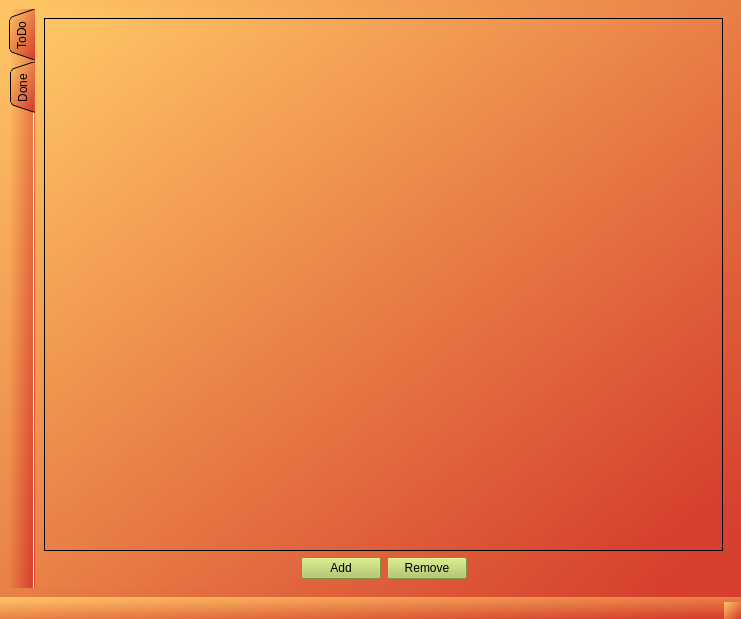
<?xml version="1.0" encoding="UTF-8"?>
<ui version="4.0">
 <class>MainWindow</class>
 <widget class="QMainWindow" name="MainWindow">
  <property name="geometry">
   <rect>
    <x>0</x>
    <y>0</y>
    <width>741</width>
    <height>619</height>
   </rect>
  </property>
  <property name="windowTitle">
   <string>MainWindow</string>
  </property>
  <property name="styleSheet">
   <string notr="true">background-color: qlineargradient(spread:pad, x1:0.951108, y1:0.938, x2:0.027027, y2:0.028, stop:0 rgba(214, 64, 45, 255), stop:1 rgba(254, 195, 99, 255));</string>
  </property>
  <widget class="QWidget" name="centralwidget">
   <layout class="QVBoxLayout" name="verticalLayout_2" stretch="0">
    <item>
     <widget class="QTabWidget" name="tabWidget">
      <property name="styleSheet">
       <string notr="true"/>
      </property>
      <property name="tabPosition">
       <enum>QTabWidget::West</enum>
      </property>
      <property name="tabShape">
       <enum>QTabWidget::Triangular</enum>
      </property>
      <property name="currentIndex">
       <number>0</number>
      </property>
      <property name="elideMode">
       <enum>Qt::ElideNone</enum>
      </property>
      <property name="usesScrollButtons">
       <bool>true</bool>
      </property>
      <property name="documentMode">
       <bool>true</bool>
      </property>
      <property name="tabsClosable">
       <bool>false</bool>
      </property>
      <property name="movable">
       <bool>false</bool>
      </property>
      <widget class="QWidget" name="tabToDo">
       <attribute name="title">
        <string>ToDo</string>
       </attribute>
       <layout class="QVBoxLayout" name="verticalLayout">
        <item>
         <widget class="QTableView" name="tableView_ToDo">
          <property name="styleSheet">
           <string notr="true"/>
          </property>
          <property name="editTriggers">
           <set>QAbstractItemView::NoEditTriggers</set>
          </property>
          <property name="alternatingRowColors">
           <bool>false</bool>
          </property>
          <property name="selectionBehavior">
           <enum>QAbstractItemView::SelectRows</enum>
          </property>
          <property name="gridStyle">
           <enum>Qt::NoPen</enum>
          </property>
          <property name="sortingEnabled">
           <bool>false</bool>
          </property>
         </widget>
        </item>
        <item>
         <layout class="QHBoxLayout" name="hlayout_todo_buttons">
          <item>
           <spacer name="horizontalSpacer">
            <property name="orientation">
             <enum>Qt::Horizontal</enum>
            </property>
            <property name="sizeHint" stdset="0">
             <size>
              <width>40</width>
              <height>20</height>
             </size>
            </property>
           </spacer>
          </item>
          <item>
           <widget class="QPushButton" name="btn_add_task">
            <property name="styleSheet">
             <string notr="true">background-color: rgb(174, 201, 92);</string>
            </property>
            <property name="text">
             <string>Add</string>
            </property>
            <property name="default">
             <bool>false</bool>
            </property>
            <property name="flat">
             <bool>false</bool>
            </property>
           </widget>
          </item>
          <item>
           <widget class="QPushButton" name="btn_remove_task">
            <property name="styleSheet">
             <string notr="true">background-color: rgb(174, 201, 92);</string>
            </property>
            <property name="text">
             <string>Remove</string>
            </property>
            <property name="flat">
             <bool>false</bool>
            </property>
           </widget>
          </item>
          <item>
           <spacer name="horizontalSpacer_2">
            <property name="orientation">
             <enum>Qt::Horizontal</enum>
            </property>
            <property name="sizeHint" stdset="0">
             <size>
              <width>40</width>
              <height>20</height>
             </size>
            </property>
           </spacer>
          </item>
         </layout>
        </item>
       </layout>
      </widget>
      <widget class="QWidget" name="tabDone">
       <attribute name="title">
        <string>Done</string>
       </attribute>
       <layout class="QVBoxLayout" name="verticalLayout_3">
        <item>
         <widget class="QTableView" name="tableView_Done"/>
        </item>
       </layout>
      </widget>
     </widget>
    </item>
   </layout>
  </widget>
  <widget class="QMenuBar" name="menubar">
   <property name="geometry">
    <rect>
     <x>0</x>
     <y>0</y>
     <width>741</width>
     <height>22</height>
    </rect>
   </property>
  </widget>
  <widget class="QStatusBar" name="statusbar"/>
 </widget>
 <resources/>
 <connections/>
</ui>
